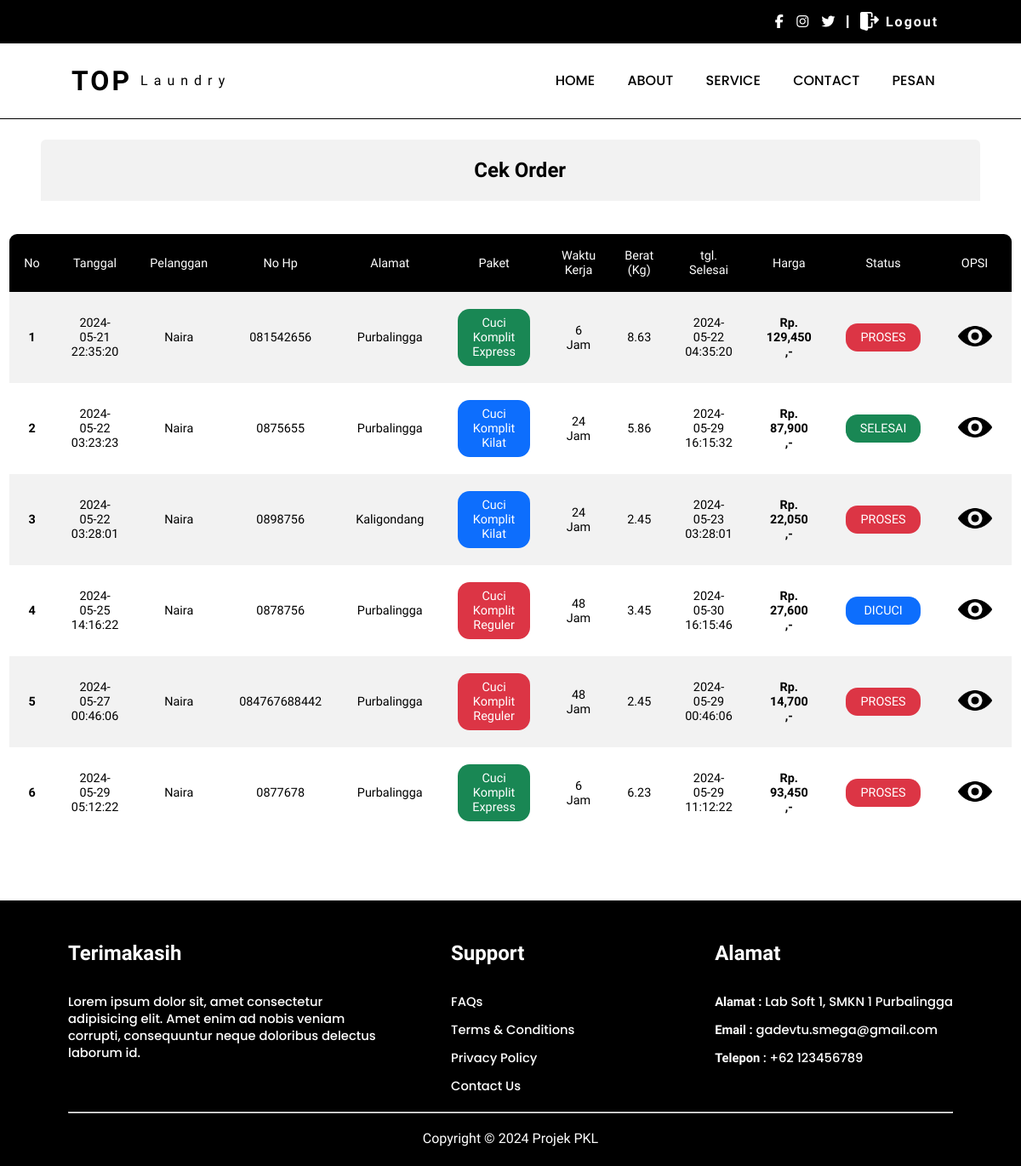
The page /pesan/bahan/cuci_komplit/cuci.php (signed in) on the database its author committed.
### tables this page shows
CREATE TABLE `tr_cuci_komplit` (
  `id` int(11) NOT NULL,
  `user_id` int(11) NOT NULL,
  `nama` varchar(100) NOT NULL,
  `no_hp` varchar(15) NOT NULL,
  `alamat` text NOT NULL,
  `paket_id` int(11) NOT NULL,
  `waktu` int(11) NOT NULL,
  `berat` decimal(10,2) NOT NULL,
  `tarif` decimal(10,2) NOT NULL,
  `tgl_masuk` datetime NOT NULL,
  `tgl_keluar` datetime NOT NULL,
  `total_bayar` decimal(10,2) NOT NULL,
  `status` int(11) NOT NULL
);

CREATE TABLE `users_` (
  `id` int(11) NOT NULL,
  `username` varchar(50) NOT NULL,
  `password` varchar(255) NOT NULL,
  `role` varchar(50) NOT NULL DEFAULT 'user'
);

### pesan/bahan/cuci_komplit/cuci.php (the view, shortened to what this page needs)
<?php
include '../asset/header.php';
include '../asset/koneksi.php';
$user_id = $_SESSION['user_id'];
?>
<link rel="stylesheet" href="css/style1.css">
<div class="container">
    <div class="container-tabel">
        <div class="title">
            <h2>Cek Order</h2>
        </div>
        <br><br>
        <table>
            <tr>
                <th>No</th>
                <th>Tanggal</th>
                <th>Pelanggan</th>
                <th>No Hp</th>
                <th>Alamat</th>
                <th>Paket</th>
                <th>Waktu Kerja</th>
                <th>Berat (Kg)</th>
                <th>tgl. Selesai</th>
                <th>Harga</th>
                <th>Status</th>
                <th>OPSI</th>
            </tr>
            <?php
                $data = mysqli_query($koneksi,"SELECT tr_cuci_komplit.*, users_.username AS nama
                FROM tr_cuci_komplit
                INNER JOIN users_
                ON tr_cuci_komplit.user_id = users_.id
                WHERE users_.id = $user_id;
                ");
                $no = 1;
                while($d = mysqli_fetch_array($data)) { ?>
            <tr>
                <td><h4><?php echo $no++; ?></h4></td>
                <td><?php echo $d['tgl_masuk']; ?></td>
                <td><?php echo $d['nama']; ?></td>
                <td><?php echo $d['no_hp']; ?></td>
                <td><?php echo $d['alamat']; ?></td>
                <td>
                <?php
                        if($d['paket_id'] == "1"){
                            echo "<div class='label-proses'>Cuci Komplit Reguler</div>";
                        } else if($d['paket_id'] == "2"){
                            echo "<div class='label-dicuci'>Cuci Komplit Kilat</div>";
                        } else if($d['paket_id'] == "3"){
                            echo "<div class='label-selesai'>Cuci Komplit Express</div>";
                        }
                    ?>
                </td>
                <td><?php echo $d['waktu']; ?> Jam</td>
                <td><?php echo $d['berat']; ?></td>
                <td><?php echo $d['tgl_keluar']; ?></td>
                <td class="harga"><?php echo "Rp. " . number_format($d['total_bayar']) . " ,-"; ?></td>
                <td>
                    <?php
                        if($d['status'] == "0"){
                            echo "<div class='label-proses'>PROSES</div>";
                        } else if($d['status'] == "1"){
                            echo "<div class='label-dicuci'>DICUCI</div>";
                        } else if($d['status'] == "2"){
                            echo "<div class='label-selesai_'>SELESAI</div>";
                        }
                    ?>
                </td>
                <td class="opsi">
                    <a href="ts_invoice.php?id=<?php echo $d['id']; ?>" target="_blank" class="btn eye tampilEye"><img src="img/eyee.png" width="40px"></a>
                </td>
            </tr>
            <?php
                } ?>
        </table>
    </div>
</div>
<?php include '../asset/footer.php'; ?>
</body>
</html>

### pesan/css/header1.css (style rules this page uses)
* { margin: 0; padding: 0; box-sizing: border-box; font-family: "Inter Tight", sans-serif; }
.top i, a { text-decoration: none; color: #fff; padding: 0 .2rem; }

### pesan/css/style1.css (style rules this page uses)
* { margin: 0; padding: 0; box-sizing: border-box; font-family: "Inter Tight", sans-serif; }
.container { padding: 1.5rem 3rem; height: 100%; }
.container-tabel { display: flex; justify-content: center; align-items: center; flex-direction: column; height: 100%; margin: 0 auto; }
.title { width: 100%; padding: 1.4rem 0 1.4rem 1.4rem; background-color: #f2f2f2; text-align: center; border-radius: 6px 6px 0 0; }
table { width: 100%; border-collapse: collapse; text-align: center; border: 1px solid; overflow: hidden; font-size: .9rem; border-radius: 10px; font-weight: 500; }
table th { font-weight: 500; padding: 17px; background-color: #000; color: #fff; }
table td { padding: 20px; }
table tr:nth-child(even) { background-color: #f2f2f2; }
table .harga { font-weight: 700; }
table .label-proses { background-color: #dc3545; color: #fff; padding: 8px 17px; border-radius: 14px; }
table .label-dicuci { background-color: #0d6efd; color: #fff; padding: 8px 17px; border-radius: 14px; }
table .label-selesai { background-color: #198754; color: #fff; padding: 8px 17px; border-radius: 14px; }
table .opsi { align-items: center; }

### pesan/bahan/cuci_komplit/css/style1.css (style rules this page uses)
* { margin: 0; padding: 0; box-sizing: border-box; font-family: "Inter Tight", sans-serif; }
.container { padding: 1.5rem 3rem; height: 100%; }
.container-tabel { display: flex; justify-content: center; align-items: center; flex-direction: column; height: 100%; margin: 0 auto; }
.title { width: 100%; position: relative; padding: 1.4rem 0 1.4rem 1.4rem; background-color: #f2f2f2; text-align: center; border-radius: 6px 6px 0 0; }
table { width: 100%; border-collapse: collapse; text-align: center; border: 1px solid; overflow: hidden; font-size: .9rem; border-radius: 10px; font-weight: 500; }
table th { font-weight: 500; padding: 17px; background-color: #000; color: #fff; }
table td { padding: 20px; }
table tr:nth-child(even) { background-color: #f2f2f2; }
table .harga { font-weight: 700; }
table .label-proses { background-color: #dc3545; color: #fff; padding: 8px 17px; border-radius: 14px; }
table .label-dicuci { background-color: #0d6efd; color: #fff; padding: 8px 17px; border-radius: 14px; }
table .label-selesai { background-color: #198754; color: #fff; padding: 8px 17px; border-radius: 14px; }
table .label-selesai_ { background-color: #198754; color: #fff; padding: 8px 17px; border-radius: 14px; }
table .opsi { align-items: center; }
.eye img { color: #000; }

### rows shown on the page
tr_cuci_komplit: tgl_masuk "2024-05-21 22:35:20", user.username "Naira", no_hp "081542656", alamat "Purbalingga", shows "Cuci Komplit Express", waktu "6", berat "8.63", tgl_keluar "2024-05-22 04:35:20", total_bayar "129,450", status "PROSES"
tr_cuci_komplit: tgl_masuk "2024-05-22 03:23:23", user.username "Naira", no_hp "0875655", alamat "Purbalingga", shows "Cuci Komplit Kilat", waktu "24", berat "5.86", tgl_keluar "2024-05-29 16:15:32", total_bayar "87,900", status "SELESAI"
tr_cuci_komplit: tgl_masuk "2024-05-22 03:28:01", user.username "Naira", no_hp "0898756", alamat "Kaligondang", shows "Cuci Komplit Kilat", waktu "24", berat "2.45", tgl_keluar "2024-05-23 03:28:01", total_bayar "22,050", status "PROSES"
tr_cuci_komplit: tgl_masuk "2024-05-25 14:16:22", user.username "Naira", no_hp "0878756", alamat "Purbalingga", shows "Cuci Komplit Reguler", waktu "48", berat "3.45", tgl_keluar "2024-05-30 16:15:46", total_bayar "27,600", status "DICUCI"
tr_cuci_komplit: tgl_masuk "2024-05-27 00:46:06", user.username "Naira", no_hp "084767688442", alamat "Purbalingga", shows "Cuci Komplit Reguler", waktu "48", berat "2.45", tgl_keluar "2024-05-29 00:46:06", total_bayar "14,700", status "PROSES"
tr_cuci_komplit: tgl_masuk "2024-05-29 05:12:22", user.username "Naira", no_hp "0877678", alamat "Purbalingga", shows "Cuci Komplit Express", waktu "6", berat "6.23", tgl_keluar "2024-05-29 11:12:22", total_bayar "93,450", status "PROSES"
